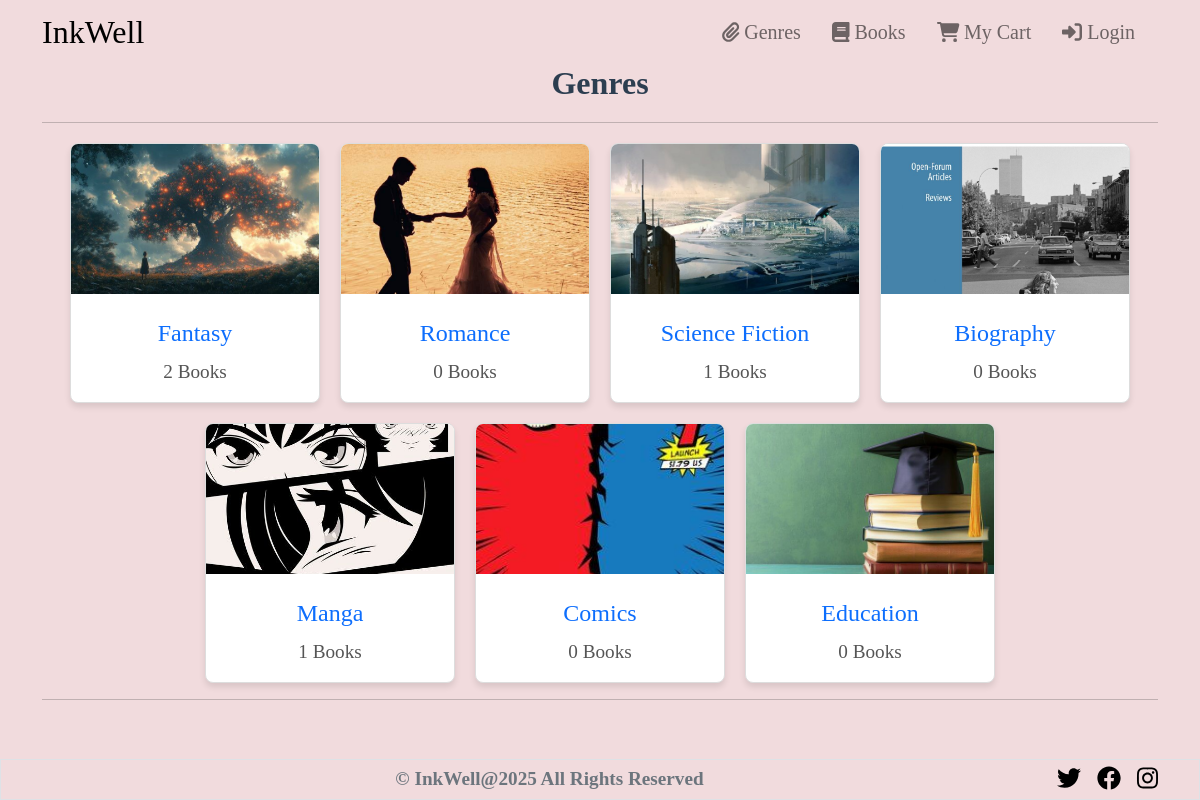
/genre_list.php, run on the app's committed database.
### tables this page shows
CREATE TABLE `publisher` (
  `publisherid` int(10) UNSIGNED NOT NULL,
  `publisher_name` varchar(60) NOT NULL
);

### genre_list.php (the view, shortened to what this page needs)
<?php
	$conn = db_connect();
	$query = "SELECT * FROM publisher ORDER BY publisherid";
	$result = mysqli_query($conn, $query);
	require "./template/header.php";
?>
	<div class="h5 fw-bolder text-center">Genres</div>
	<hr>
	<div class="genre-container">
	<?php
		while($row = mysqli_fetch_assoc($result)){
			$count = 0;
			$query = "SELECT publisherid FROM books";
			$result2 = mysqli_query($conn, $query);
			while ($pubInBook = mysqli_fetch_assoc($result2)){
				if($pubInBook['publisherid'] == $row['publisherid']){
					$count++;
				}
			}
	?>
		<div class="genre-card">
			<a href="bookPerPub.php?pubid=<?php echo $row['publisherid']; ?>">
				<img src="genre_images/<?php echo $row['publisherid']; ?>.png" alt="<?php echo $row['publisher_name']; ?>">
			</a>
			<div class="genre-info">
				<h5>
					<a href="bookPerPub.php?pubid=<?php echo $row['publisherid']; ?>">
						<?php echo $row['publisher_name']; ?>
					</a>
				</h5>
				<p><?php echo $count; ?> Books</p>
			</div>
		</div>
	<?php } ?>
	</div>
<?php
	require "./template/footer.php";
?>

### template/header.php (shortened to what this page needs)
<!DOCTYPE html>
<html lang="en">
  <head>
    <link rel="stylesheet" href="https://cdnjs.cloudflare.com/ajax/libs/font-awesome/6.1.1/css/all.min.css" />
    <link href="./bootstrap/css/bootstrap.min.css" rel="stylesheet">
    <link href="./bootstrap/css/styles.css" rel="stylesheet">
    <link href="./bootstrap/css/animations.css" rel="stylesheet">
  </head>
  <body style="background-image: url('cloud.jpg'); background-size: cover; background-repeat: no-repeat; background-attachment: fixed;">
    <div class="clear-fix pt-5 pb-3"></div>
    <nav class="navbar navbar-expand-lg navbar-expand-md navbar-light fixed-top" style="background-color: #f1dbdd; font-family: 'Lucida Handwriting', cursive;">
      <div class="container">
        <div class="navbar-header">
          <a class="navbar-brand" href="index.php" style="font-family: 'Lucida Handwriting', cursive; font-size: 2rem; color: #000;">InkWell</a>
        </div>
        <div class="collapse navbar-collapse" id="topNav">
          <ul class="nav navbar-nav ms-auto">
            <?php if(isset($_SESSION['admin']) && $_SESSION['admin'] == true): ?>
                <li class="nav-item"><a class="nav-link" href="admin_book.php"><span class="fa fa-th-list"></span> Book List</a></li>
                <li class="nav-item"><a class="nav-link" href="admin_add.php"><span class="far fa-plus-square"></span> Add New Book</a></li>
                <li class="nav-item"><a class="nav-link" href="admin_orders.php"><span class="fa fa-box"></span> Admin Orders</a></li>
                <li class="nav-item"><a class="nav-link" href="admin_signout.php"><span class="fa fa-sign-out-alt"></span> Logout</a></li>
            <?php else: ?>
              <li class="nav-item"><a class="nav-link" href="genre_list.php"><span class="fa fa-paperclip"></span> Genres</a></li>
              <li class="nav-item"><a class="nav-link" href="books.php"><span class="fa fa-book"></span> Books</a></li>
              <li class="nav-item"><a class="nav-link" href="cart.php"><span class="fa fa-shopping-cart"></span> My Cart</a></li>
              <?php if (isset($_SESSION['user'])): ?>
                  <li class="nav-item"><a class="nav-link" href="logout.php"><span class="fa fa-sign-out-alt"></span> Logout</a></li>
              <?php else: ?>
                  <li class="nav-item"><a class="nav-link" href="login.php"><span class="fa fa-sign-in-alt"></span> Login</a></li>
              <?php endif; ?>
            <?php endif; ?>
          </ul>
        </div>
      </div>
    </nav>
    <div class="container" id="main">

### template/footer.php (shortened to what this page needs)
<hr>
<footer class="fixed-bottom bg-light bg-gradient border py-3 px-2" style="background: #f1dbdd; font-family: 'Lucida Handwriting', cursive;">
	<div class="container">
		<div class="d-flex justify-content-between align-items-center">
			<div class="text-center w-100">
				<p class="text-muted fw-bold mb-0" style="font-size: 1.2rem;">&copy; InkWell@2025 All Rights Reserved</p>
			</div>
			<div class="social-icons">
				<a href="https://twitter.com" target="_blank"><i class="fab fa-twitter"></i></a>
				<a href="https://facebook.com" target="_blank"><i class="fab fa-facebook"></i></a>
				<a href="https://instagram.com" target="_blank"><i class="fab fa-instagram"></i></a>
			</div>
		</div>
	</div>
</footer>
<div class="clear-fix py-4"></div>
</div>
</body>
</html>

### template/header.php (style rules this page uses)
.nav-link { font-size: 1.25rem; margin-right: 15px; }
body { animation: fadeIn 1s ease-in-out; }

### genre_list.php (style rules this page uses)
body { font-family: 'Lucida Handwriting', cursive; background-color: #f1dbdd; color: #333; }
.h5.fw-bolder.text-center { color: #2c3e50; margin-bottom: 20px; font-weight: 700; font-size: 2rem; }
.genre-container { display: flex; flex-wrap: wrap; justify-content: center; gap: 20px; margin-top: 20px; }
.genre-card { background: #fff; border: 1px solid #ddd; border-radius: 8px; width: 250px; box-shadow: 0 4px 6px rgba(0, 0, 0, 0.1); overflow: hidden; text-align: center; transition: transform 0.3s ease, box-shadow 0.3s ease; }
.genre-card img { width: 100%; height: 150px; object-fit: cover; }
.genre-card .genre-info { padding: 15px; }
.genre-card .genre-info h5 { margin: 10px 0; font-size: 1.5rem; color: #007bff; text-decoration: none; }
.genre-card .genre-info h5 a { text-decoration: none; }
.genre-card .genre-info p { margin: 0; font-size: 1.2rem; color: #555; }

### template/footer.php (style rules this page uses)
footer.fixed-bottom { background: #f1dbdd !important; padding: 0.1rem 1rem !important; }
footer .social-icons { display: flex; gap: 1rem; }
footer .social-icons a { color: #000; font-size: 1.5rem; text-decoration: none; }

### data on the page
publisher: shows a picture, publisher_name "Fantasy", count "2"
publisher: shows a picture, publisher_name "Romance", count "0"
publisher: shows a picture, publisher_name "Science Fiction", count "1"
publisher: shows a picture, publisher_name "Biography", count "0"
publisher: shows a picture, publisher_name "Manga", count "1"
publisher: shows a picture, publisher_name "Comics", count "0"
publisher: shows a picture, publisher_name "Education", count "0"
